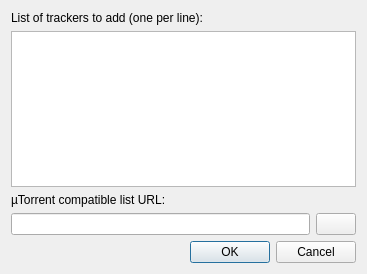
<?xml version="1.0" encoding="UTF-8"?>
<ui version="4.0">
    <class>TrackersAdditionDialog</class>
    <widget class="QDialog" name="TrackersAdditionDialog">
        <property name="geometry">
            <rect>
                <x>0</x>
                <y>0</y>
                <width>367</width>
                <height>274</height>
            </rect>
        </property>
        <property name="windowTitle">
            <string>Add trackers</string>
        </property>
        <layout class="QVBoxLayout" name="verticalLayout">
            <item>
                <widget class="QLabel" name="label">
                    <property name="text">
                        <string>List of trackers to add (one per line):</string>
                    </property>
                </widget>
            </item>
            <item>
                <widget class="QTextEdit" name="textEditTrackersList">
                    <property name="lineWrapMode">
                        <enum>QTextEdit::NoWrap</enum>
                    </property>
                    <property name="acceptRichText">
                        <bool>false</bool>
                    </property>
                </widget>
            </item>
            <item>
                <widget class="QLabel" name="label_2">
                    <property name="text">
                        <string>µTorrent compatible list URL:</string>
                    </property>
                </widget>
            </item>
            <item>
                <layout class="QHBoxLayout" name="horizontalLayout">
                    <item>
                        <widget class="QLineEdit" name="lineEditListURL"/>
                    </item>
                    <item>
                        <widget class="QPushButton" name="downloadButton">
                            <property name="toolTip">
                                <string>Download trackers list</string>
                            </property>
                        </widget>
                    </item>
                </layout>
            </item>
            <item>
                <widget class="QDialogButtonBox" name="buttonBox">
                    <property name="orientation">
                        <enum>Qt::Horizontal</enum>
                    </property>
                    <property name="standardButtons">
                        <set>QDialogButtonBox::Cancel|QDialogButtonBox::Ok</set>
                    </property>
                </widget>
            </item>
        </layout>
    </widget>
    <resources/>
    <connections/>
</ui>
